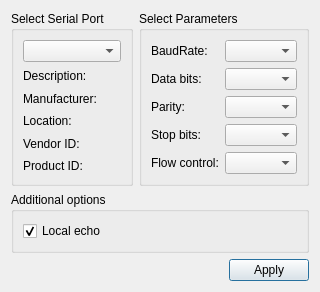
<?xml version="1.0" encoding="UTF-8"?>
<ui version="4.0">
 <class>SettingsDialog</class>
 <widget class="QDialog" name="SettingsDialog">
  <property name="geometry">
   <rect>
    <x>0</x>
    <y>0</y>
    <width>281</width>
    <height>262</height>
   </rect>
  </property>
  <property name="windowTitle">
   <string>Settings</string>
  </property>
  <layout class="QGridLayout" name="gridLayout_3">
   <item row="0" column="1">
    <widget class="QGroupBox" name="parametersBox">
     <property name="title">
      <string>Select Parameters</string>
     </property>
     <layout class="QGridLayout" name="gridLayout_2">
      <item row="0" column="0">
       <widget class="QLabel" name="baudRateLabel">
        <property name="text">
         <string>BaudRate:</string>
        </property>
       </widget>
      </item>
      <item row="0" column="1">
       <widget class="QComboBox" name="baudRateBox"/>
      </item>
      <item row="1" column="0">
       <widget class="QLabel" name="dataBitsLabel">
        <property name="text">
         <string>Data bits:</string>
        </property>
       </widget>
      </item>
      <item row="1" column="1">
       <widget class="QComboBox" name="dataBitsBox"/>
      </item>
      <item row="2" column="0">
       <widget class="QLabel" name="parityLabel">
        <property name="text">
         <string>Parity:</string>
        </property>
       </widget>
      </item>
      <item row="2" column="1">
       <widget class="QComboBox" name="parityBox"/>
      </item>
      <item row="3" column="0">
       <widget class="QLabel" name="stopBitsLabel">
        <property name="text">
         <string>Stop bits:</string>
        </property>
       </widget>
      </item>
      <item row="3" column="1">
       <widget class="QComboBox" name="stopBitsBox"/>
      </item>
      <item row="4" column="0">
       <widget class="QLabel" name="flowControlLabel">
        <property name="text">
         <string>Flow control:</string>
        </property>
       </widget>
      </item>
      <item row="4" column="1">
       <widget class="QComboBox" name="flowControlBox"/>
      </item>
     </layout>
    </widget>
   </item>
   <item row="0" column="0">
    <widget class="QGroupBox" name="selectBox">
     <property name="title">
      <string>Select Serial Port</string>
     </property>
     <layout class="QGridLayout" name="gridLayout">
      <item row="0" column="0">
       <widget class="QComboBox" name="serialPortInfoListBox"/>
      </item>
      <item row="1" column="0">
       <widget class="QLabel" name="descriptionLabel">
        <property name="text">
         <string>Description:</string>
        </property>
       </widget>
      </item>
      <item row="2" column="0">
       <widget class="QLabel" name="manufacturerLabel">
        <property name="text">
         <string>Manufacturer:</string>
        </property>
       </widget>
      </item>
      <item row="3" column="0">
       <widget class="QLabel" name="locationLabel">
        <property name="text">
         <string>Location:</string>
        </property>
       </widget>
      </item>
      <item row="4" column="0">
       <widget class="QLabel" name="vidLabel">
        <property name="text">
         <string>Vendor ID:</string>
        </property>
       </widget>
      </item>
      <item row="5" column="0">
       <widget class="QLabel" name="pidLabel">
        <property name="text">
         <string>Product ID:</string>
        </property>
       </widget>
      </item>
     </layout>
    </widget>
   </item>
   <item row="2" column="0" colspan="2">
    <layout class="QHBoxLayout" name="horizontalLayout">
     <item>
      <spacer name="horizontalSpacer">
       <property name="orientation">
        <enum>Qt::Horizontal</enum>
       </property>
       <property name="sizeHint" stdset="0">
        <size>
         <width>96</width>
         <height>20</height>
        </size>
       </property>
      </spacer>
     </item>
     <item>
      <widget class="QPushButton" name="applyButton">
       <property name="text">
        <string>Apply</string>
       </property>
      </widget>
     </item>
    </layout>
   </item>
   <item row="1" column="0" colspan="2">
    <widget class="QGroupBox" name="additionalOptionsGroupBox">
     <property name="title">
      <string>Additional options</string>
     </property>
     <layout class="QVBoxLayout" name="verticalLayout">
      <item>
       <widget class="QCheckBox" name="localEchoCheckBox">
        <property name="text">
         <string>Local echo</string>
        </property>
        <property name="checked">
         <bool>true</bool>
        </property>
       </widget>
      </item>
     </layout>
    </widget>
   </item>
  </layout>
 </widget>
 <resources/>
 <connections/>
</ui> 
